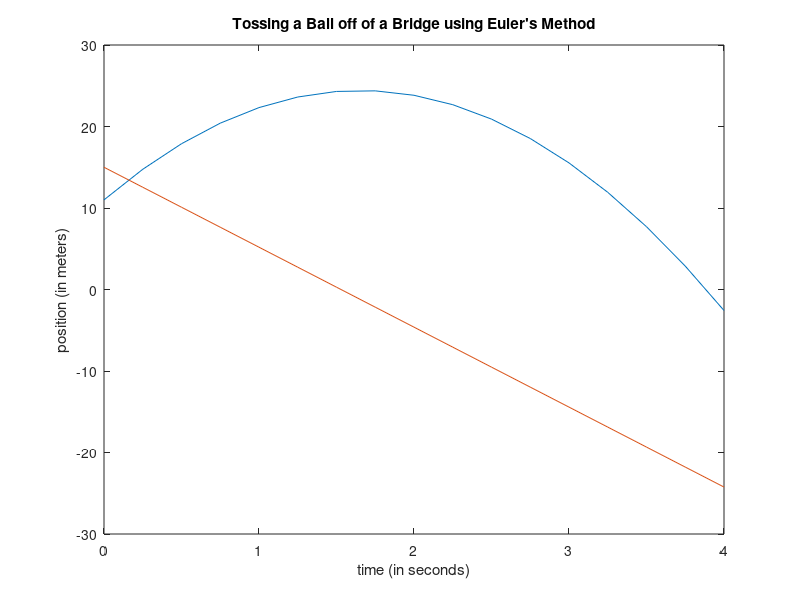

Write MATLAB code to recreate this figure.
% CS346 Smaller Assignment 2 Exercise 1
% Sophia Szady and MJ Pennington
% November 9th

% Implementing a model of a ball being thrown straight up from the side of
% a bridge using Euler's method

init_pos = 11; % initial position from the book in meters
init_vel = 15; % initial velocity from the book in meters/second
g = -9.81; % gravitational constant  
simulation_length = 4; % length of simulation in the textbook
time_step = 0.25; % length of time between each calculation
num_steps = simulation_length/time_step; % number of times position and 
% velocity are calculated 

% initializing arrays to store the values at each time step
velocities = zeros(num_steps,1);
positions = zeros(num_steps,1);

% setting the initial values to be the values from the textbook
velocities(1) = init_vel;
positions(1) = init_pos;

% anonymous functions to calculate the rate of change of velocity (dvdt)
% and the rate of change of position (dpdt)
dvdt = @(ts,p,v) g;
dpdt = @(ts,p,v) v;

% running the simulation for the specified length using Euler's method
for i = 2:num_steps+1
    % the new velocity and position values are calculated by determining
    % the rate of change, multiplying it by the time step and then adding
    % it to the previous value
    velocities(i) = velocities(i-1) + dvdt(time_step, positions(i-1), ...
        velocities(i-1)) * time_step;
    positions(i) = positions(i-1) + dpdt(time_step, positions(i-1), ...
        velocities(i-1)) *time_step;
end

% plotting the positions and velocities of the simulation
figure
plot(0:time_step:simulation_length,positions,0:time_step:simulation_length,velocities)
xlabel("time (in seconds)")
ylabel("position (in meters)")
title("Tossing a Ball off of a Bridge using Euler's Method")

